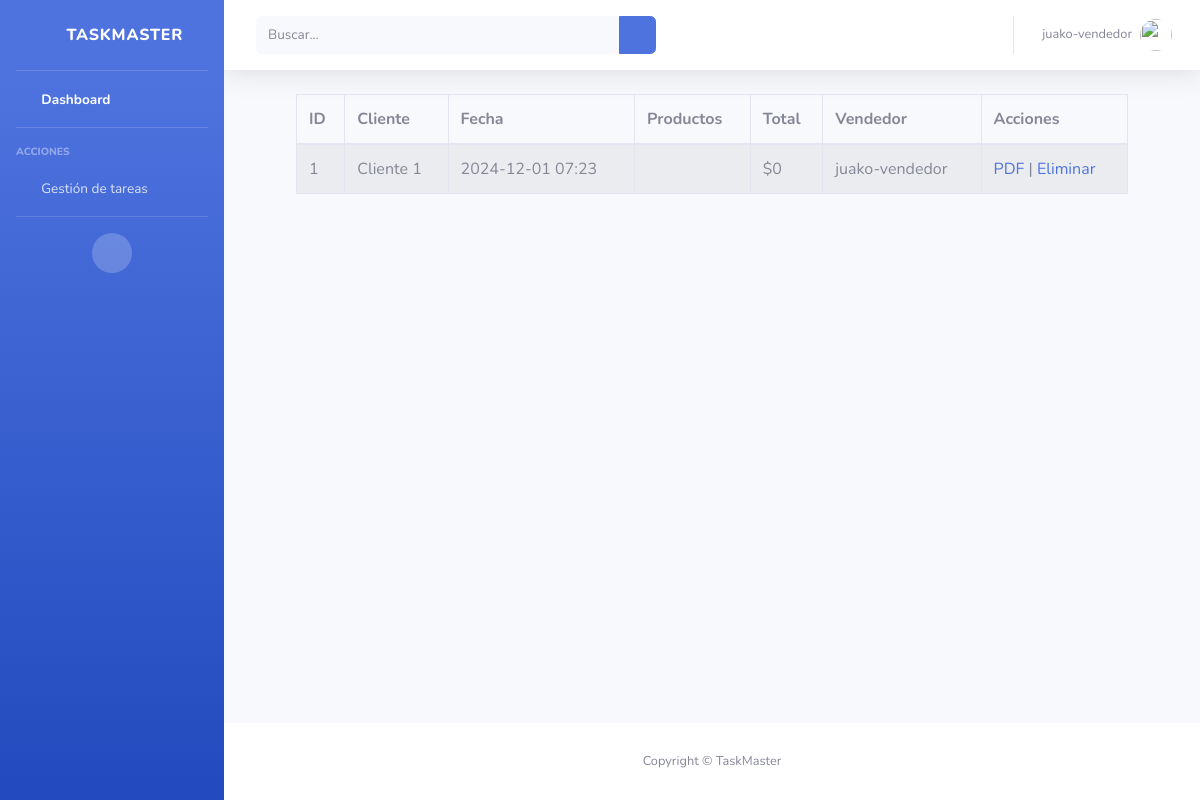
Before: /lista-solicitudes/ (signed in) with the older database file.
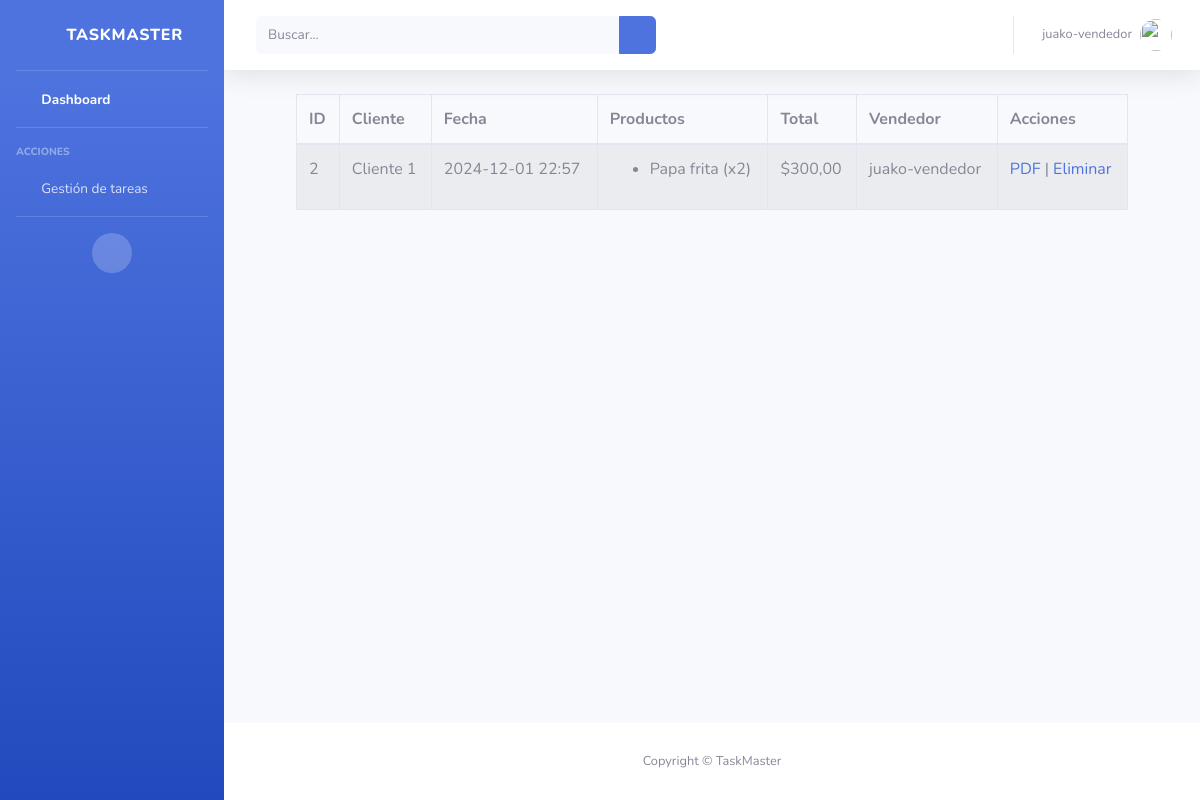
After: the same page with the newer database file.
### Root/models.py (models this page shows, shortened)
class Solicitud(models.Model):
    idSolicitud = models.AutoField(primary_key=True, verbose_name='Id solicitud')
    cliente = models.ForeignKey(Cliente, on_delete=models.CASCADE, verbose_name='Cliente', related_name='solicitudes')
    productos = models.ManyToManyField(productos, through='DetalleSolicitud')
    fechaSolicitud = models.DateTimeField(auto_now_add=True, verbose_name='Fecha solicitud')
    vendedor = models.ForeignKey(UserProfile, on_delete=models.SET_NULL, null=True, verbose_name='Vendedor', related_name='ventas')
    def calcular_total(self):
        return sum(detalle.producto.precio * detalle.cantidad for detalle in self.detallesolicitud_set.all())

class Cliente(models.Model):
    idCliente = models.AutoField(primary_key=True, verbose_name='Id cliente')
    nombre = models.CharField(max_length=100, verbose_name='Nombre del cliente')
    correo = models.EmailField(max_length=100, verbose_name='Correo del cliente')
    telefono = models.CharField(max_length=15, verbose_name='Teléfono del cliente', null=True, blank=True)
    direccion = models.TextField(verbose_name='Dirección del cliente', null=True, blank=True)

class UserProfile(models.Model):
    user = models.OneToOneField(get_user_model(), on_delete=models.CASCADE)
    role = models.CharField(max_length=20,choices=settings.ROLES)

class DetalleSolicitud(models.Model):
    solicitud = models.ForeignKey(Solicitud, on_delete=models.CASCADE)
    producto = models.ForeignKey(productos, on_delete=models.CASCADE)
    cantidad = models.PositiveIntegerField(verbose_name='Cantidad')

class productos(models.Model):
    idProducto = models.AutoField(primary_key=True,verbose_name='Id producto')
    nombreProducto = models.CharField(max_length=255,verbose_name='Nombre producto')
    precio = models.DecimalField(max_digits=5,decimal_places=2,verbose_name='Precio producto')
    imagen = models.ImageField(upload_to='imagenes',null=True,verbose_name='Imagen producto')
    stock = models.PositiveIntegerField(verbose_name='Stock producto',default=0)
    descuento = models.DecimalField(max_digits=5, decimal_places=2, default=0, verbose_name='Descuento (%)')

### Root/views.py (the view)
# urls.py: path('lista-solicitudes/',views.lista_solicitudes, name= 'lista_solicitudes'),
@login_required
def lista_solicitudes(request):
    solicitudes = Solicitud.objects.all()
    user_groups = request.user.groups.values_list('name', flat=True)
    print(user_groups)
    is_admin = 'admin' in user_groups
    is_supervisor = 'supervisor' in user_groups
    is_vendedor = 'vendedor' in user_groups
    if is_admin:
        solicitudes = solicitudes
    elif is_supervisor:
        solicitudes = solicitudes.filter(vendedor__role='vendedor')
    elif is_vendedor:
        solicitudes = solicitudes.filter(vendedor=request.user.userprofile)
    print(f"Is Admin: {is_admin}, Is Supervisor: {is_supervisor}, Is Vendedor: {is_vendedor}")
    context = {
        'is_admin': is_admin,
        'is_supervisor': is_supervisor,
        'is_vendedor': is_vendedor,
        'solicitudes': solicitudes
    }
    return render(request, 'dashboard/GestionInfor/lista_solicitudes.html', context)

### Root/templates/dashboard/GestionInfor/lista_solicitudes.html (shortened to what this page needs)
{% extends 'base.html' %}
{%block content%}
{% load static %}
<div class="container-fluid">
    <div class="container">
        <table class="table table-striped table-bordered">
            <thead>
                <tr>
                    <th>ID</th>
                    <th>Cliente</th>
                    <th>Fecha</th>
                    <th>Productos</th>
                    <th>Total</th>
                    <th>Vendedor</th>
                    <th>Acciones</th>
                </tr>
            </thead>
            <tbody>
                {% for soli in solicitudes %}
                    <tr>
                        <td>{{ soli.idSolicitud }}</td>
                        <td>{{ soli.cliente.nombre }}</td>
                        <td>{{ soli.fechaSolicitud|date:"Y-m-d H:i" }}</td>
                        <td>
                            <ul>
                                {% for detalle in soli.detallesolicitud_set.all %}
                                    <li>{{ detalle.producto.nombreProducto }} (x{{ detalle.cantidad }})</li>
                                {% endfor %}
                            </ul>
                        </td>
                        <td>${{ soli.calcular_total }}</td>
                        <td>{{ soli.vendedor.user.username }}</td>
                        <td>
                            <a href="{% url 'generar_pdf' soli.idSolicitud %}">PDF</a> |
                            <a href="{% url 'borrar_solicitud' soli.idSolicitud %}">Eliminar</a>
                        </td>
                    </tr>
                {% endfor %}
            </tbody>
        </table>
</div>
</div>
{%endblock%}

### Root/templates/base.html (shortened to what this page needs)
{%load static%}
<!DOCTYPE html>
<html lang="en">
<head>
    <link href="{%static 'vendor/fontawesome-free/css/all.min.css'%}" rel="stylesheet" type="text/css">
    <link href="{%static 'css/sb-admin-2.min.css'%}" rel="stylesheet">
</head>
<body id="page-top">
    <div id="wrapper">
        <ul class="navbar-nav bg-gradient-primary sidebar sidebar-dark accordion" id="accordionSidebar">
            <a class="sidebar-brand d-flex align-items-center justify-content-center" href="{%url 'admin_dashboard'%}">
                <div class="sidebar-brand-icon rotate-n-15">
                    <i class="fas fa-laugh-wink"></i>
                </div>
                <div class="sidebar-brand-text mx-3">TaskMaster</div>
            </a>
            <hr class="sidebar-divider my-0">
            <li class="nav-item active">
                <a class="nav-link" href="{%url 'admin_dashboard'%}">
                    <i class="fas fa-fw fa-tachometer-alt"></i>
                    <span>Dashboard</span></a>
            </li>
            <hr class="sidebar-divider">
<div class="sidebar-heading">
    Acciones
</div>
{% if is_admin or is_supervisor or is_vendedor %}
<li class="nav-item">
    <a class="nav-link collapsed" href="#" data-toggle="collapse" data-target="#collapseTaskManagement"
       aria-expanded="true" aria-controls="collapseTaskManagement">
        <i class="fas fa-fw fa-wrench"></i>
        <span>Gestión de tareas</span>
    </a>
</li>
{% endif %}
<hr class="sidebar-divider">
<div class="text-center d-none d-md-inline">
    <button class="rounded-circle border-0" id="sidebarToggle"></button>
</div>
</ul>
<div id="content-wrapper" class="d-flex flex-column">
<div id="content">
    <nav class="navbar navbar-expand navbar-light bg-white topbar mb-4 static-top shadow">
        <form
            class="d-none d-sm-inline-block form-inline mr-auto ml-md-3 my-2 my-md-0 mw-100 navbar-search">
            <div class="input-group">
                <input type="text" class="form-control bg-light border-0 small" placeholder="Buscar..."
                    aria-label="Search" aria-describedby="basic-addon2">
                <div class="input-group-append">
                    <button class="btn btn-primary" type="button">
                        <i class="fas fa-search fa-sm"></i>
                    </button>
                </div>
            </div>
        </form>
        <ul class="navbar-nav ml-auto">
            <li class="nav-item dropdown no-arrow">
                <a class="nav-link dropdown-toggle" href="#" id="userDropdown" role="button"
                    data-toggle="dropdown" aria-haspopup="true" aria-expanded="false">
                    <span class="mr-2 d-none d-lg-inline text-gray-600 small">{{user.username}}</span>
                    <img class="img-profile rounded-circle"
                        src="{%static 'img/undraw_profile.svg'%}">
                </a>
            </li>
        </ul>
    </nav>
    <div class="container-fluid">
        {%block content%}
        {%endblock%}
    </div>
</div>
{%block footer%}
<footer class="sticky-footer bg-white">
    <div class="container my-auto">
        <div class="copyright text-center my-auto">
            <span>Copyright &copy; TaskMaster </span>
        </div>
    </div>
</footer>
</div>
</div>
{%endblock%}
</body>
</html>

Changed rows visible on the page:
removed Solicitud: idSolicitud "1", cliente.nombre "Cliente 1", fechaSolicitud "2024-12-01 07:23", calcular_total "0", vendedor.user.username "juako-vendedor"
added Solicitud: idSolicitud "2", cliente.nombre "Cliente 1", fechaSolicitud "2024-12-01 22:57", calcular_total "300,00", vendedor.user.username "juako-vendedor"
added DetalleSolicitud: producto.nombreProducto "Papa frita", cantidad "2"
